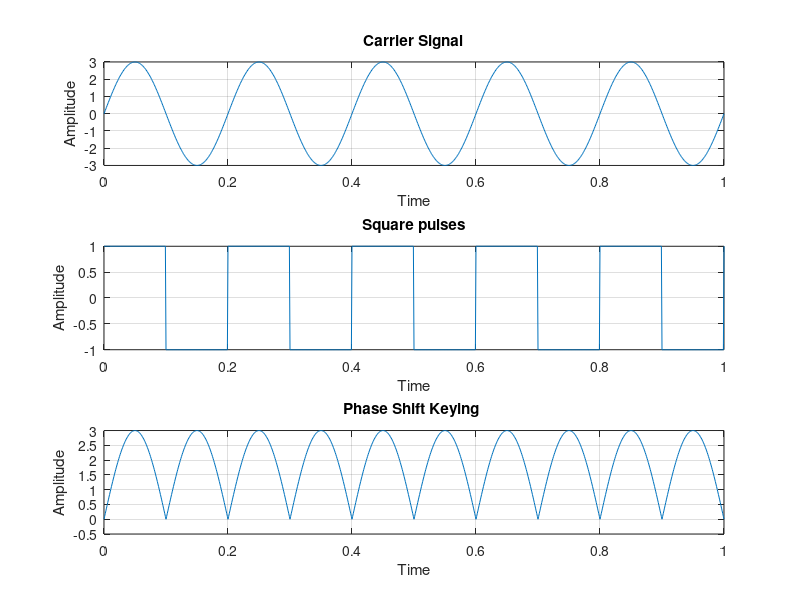

The MATLAB source for this figure:
clear all;
close all;
clc;

f1 = input(''); % 10;
f2=5;
a=3;
t=0:0.001:1;

x=a.*sin(2*pi*f1*t);%sine wave
u=square(2*pi*f2*t);%square wave
v=x.*u;%Phase Shift

subplot(3,1,1);
plot(t,x);
xlabel('Time');
ylabel('Amplitude');
title('Carrier Signal');
grid on;

subplot(3,1,2);
plot(t,u);
xlabel('Time');
ylabel('Amplitude');
title('Square pulses');
grid on;

subplot(3,1,3);
plot(t,v);
xlabel('Time');
ylabel('Amplitude');
title('Phase Shift Keying ');
grid on;
